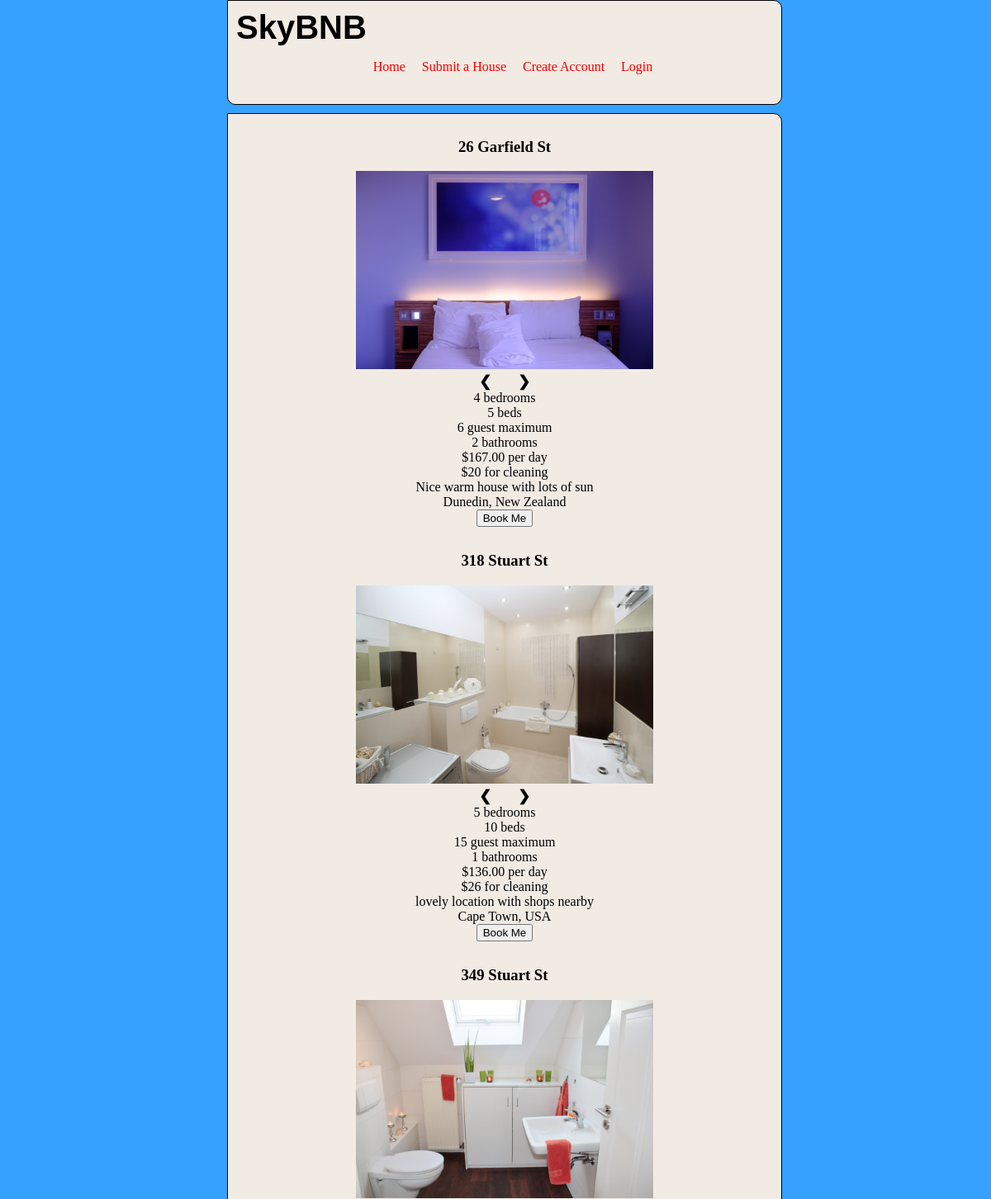
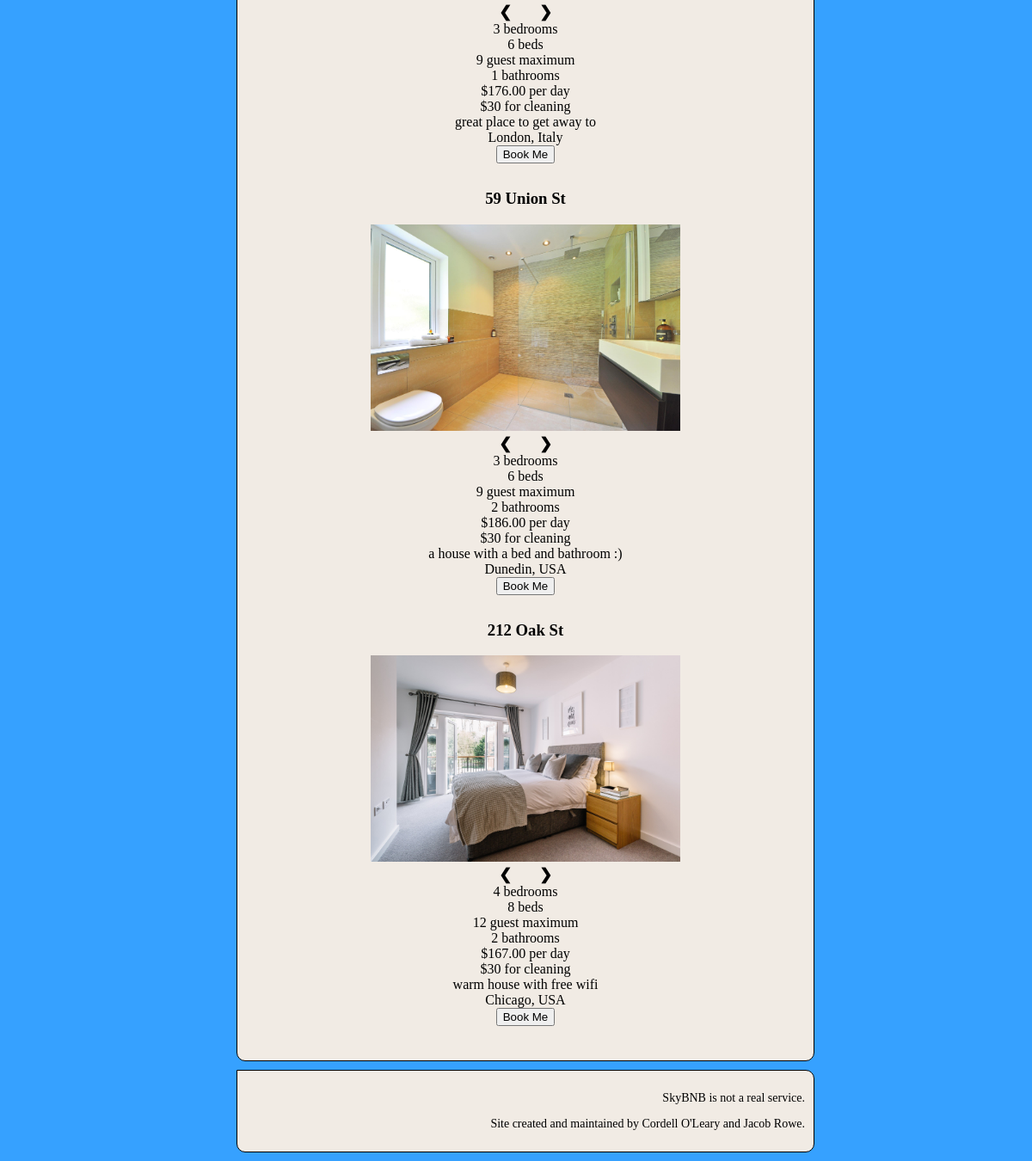
Screenshot of /webserver_files/www/home.php with the database file from the repository (2 pictures, top to bottom).
### tables this page shows
CREATE TABLE Houses (

  house_id int(255) AUTO_INCREMENT,

  bedrooms int(255) not null,
  
  beds int(255) not null,
  
  guest_limit int(255) not null,
  
  bathrooms int(255) not null,
  
  price_per_day decimal(65,2) not null,
  
  cleaning_fee int(255) not null,
  
  description varchar(600) not null,
  
  city varchar(100) not null,
  
  country varchar(100) not null,
  
  address varchar(150) not null,
  
  approved bool not null,

  PRIMARY KEY (house_id)

);

CREATE TABLE House_image (
    path varchar(255),
    house_id int(255),
    PRIMARY KEY (path),
    FOREIGN KEY (house_id) references Houses(house_id)
);

### webserver_files/www/home.php (the view, shortened to what this page needs)
<?php
$servername = "192.168.12.42";
$username = "adminprivilege";
$password = "password1239";
$dbname = "skybnb";
$conn = new mysqli($servername, $username, $password, $dbname);
include("header.php");
?>
    <main>
        <form action="home.php" method="post">
            <?php
            $sql = "SELECT * FROM Houses where(approved=true)";
            $result = $conn->query($sql);
            $obj = $result->fetch_object();
            $count = 0;
            while ($obj != "") {
                $s = "SELECT * FROM House_image where(house_id = $obj->house_id)";
                $res = $conn->query($s);
                echo "<ul class='house'>";
                echo "<li><h3>$obj->address</h3></li>";
                echo "<div class='container' id='$count'>";
                $c = 0;
                while ($o = $res->fetch_assoc()) {
                    if ($o != "") {
                        echo "<li><div class='slide fade'><img class='$c' src=$o[path] width='360' height='240'></div></li>";
                        $c += 1;
                    }
                }
                echo "<a class='prev' onclick='plusSlides(-1,$count)'>&#10094;</a>";
                echo "<a class='next' onclick='plusSlides(1,$count)'>&#10095;</a></div>";
                echo "<li> $obj->bedrooms bedrooms</li>";
                echo "<li>$obj->beds beds</li>";
                echo "<li>$obj->guest_limit guest maximum</li>";
                echo "<li>$obj->bathrooms bathrooms</li>";
                echo "<li>$$obj->price_per_day per day</li>";
                echo "<li>$$obj->cleaning_fee for cleaning</li>";
                echo "<li>$obj->description</li>";
                echo "<li>$obj->city, $obj->country</li>";
                echo "<li><button type='submit' value='$obj->house_id' name='book'>Book Me</button></li>";
                echo "</ul>";
                $obj = $result->fetch_object();
                $count++;
            }
            ?>
        </form>
    </main>
<?php
include("footer.php");
?>

### webserver_files/www/header.php (shortened to what this page needs)
<!DOCTYPE html>
<html lang="en">
<head>
    <link rel="stylesheet" type="text/css" href="style.css">
</head>
<body>
<header>
    <h1>SkyBNB</h1>
    <nav>
        <ul>
            <?php
            if(!isset($currentPage)){
                $currentPage = '';
            }
            if ($currentPage === 'home.php') {
                echo "<li>Home</li>";
            } else{
                echo "<li> <a href='home.php'>Home</a>";
            }
            if ($currentPage === 'createHouse.php') {
                echo "<li>Submit a House</li>";
            } else{
                echo "<li> <a href='createHouse.php'>Submit a House</a>";
            }
            if (!isset($_SESSION['authenticatedUser'])) {
                if ($currentPage === 'createAccount.php') {
                    echo "<li>Create Account</li>";
                } else{
                    echo "<li> <a href='createAccount.php'>Create Account</a>";
                }
                if ($currentPage === 'login.php') {
                    echo "<li>Login</li>";
                } else{
                    echo "<li> <a href='login.php'>Login</a>";
                }
            }
            ?>
        </ul>
    </nav>
</header>

### webserver_files/www/footer.php
<footer>
    <p>
        SkyBNB is not a real service.
    </p>
    <p>
        Site created and maintained by Cordell O'Leary and Jacob Rowe.
    </p>
</footer>
</body>
</html>

### webserver_files/www/style.css (style rules this page uses)
body { background-color: #36a1ff; width: 650px; margin: 0 auto; }
header, main, footer { padding: 10px; margin: 0 0 10px 0; border: 1px solid; border-radius: 0 10px 10px 10px; background-color: #f1EBE4; color: inherit; width: inherit; }
header { top: 0; z-index: 100; padding-bottom:20px; }
footer { text-align: right; font-size: 14px; }
h1 { font-size: 40px; display: inline-block; font-family: Calibri, sans-serif; margin: 0; }
.house { list-style:none; margin:0 0 30px 0; padding:0; text-align: center; }
.container { position: relative; margin: auto; }
.slide { display: none; }
.prev, .next { cursor: pointer; top: 50%; width: auto; margin-top: -22px; padding: 16px; font-weight: bold; font-size: 18px; transition: 0.6s ease; border-radius: 0 3px 3px 0; user-select: none; }
.next { right: 0; border-radius: 3px 0 0 3px; }
.fade { animation-name: fade; animation-duration: 1.5s; }
nav ul { list-style-type: none; text-align: center; }
nav ul li a { text-decoration: none; color:#F60100; }
nav li { display: inline-block; margin: 0 20px 0 0; }
nav li a { display: block; }
nav { font-size: 16px; text-align: right; }

### rows the page displays
houses: address "26 Garfield St", bedrooms "4", beds "5", guest_limit "6", bathrooms "2", price_per_day "167.00", cleaning_fee "20", description "Nice warm house with lots of sun", city "Dunedin", country "New Zealand", $obj->house_id 1 (drawn)
house_image: path (picture)
houses: address "318 Stuart St", bedrooms "5", beds "10", guest_limit "15", bathrooms "1", price_per_day "136.00", cleaning_fee "26", description "lovely location with shops nearby", city "Cape Town", country "USA", $obj->house_id 2 (drawn)
house_image: path (picture)
houses: address "349 Stuart St", bedrooms "3", beds "6", guest_limit "9", bathrooms "1", price_per_day "176.00", cleaning_fee "30", description "great place to get away to", city "London", country "Italy"
house_image: path (picture)
houses: address "59 Union St", bedrooms "3", beds "6", guest_limit "9", bathrooms "2", price_per_day "186.00", cleaning_fee "30", description "a house with a bed and bathroom :)", city "Dunedin", country "USA", $obj->house_id 4 (drawn)
house_image: path (picture)
houses: address "212 Oak St", bedrooms "4", beds "8", guest_limit "12", bathrooms "2", price_per_day "167.00", cleaning_fee "30", description "warm house with free wifi", city "Chicago", country "USA", $obj->house_id 5 (drawn)
house_image: path (picture)
